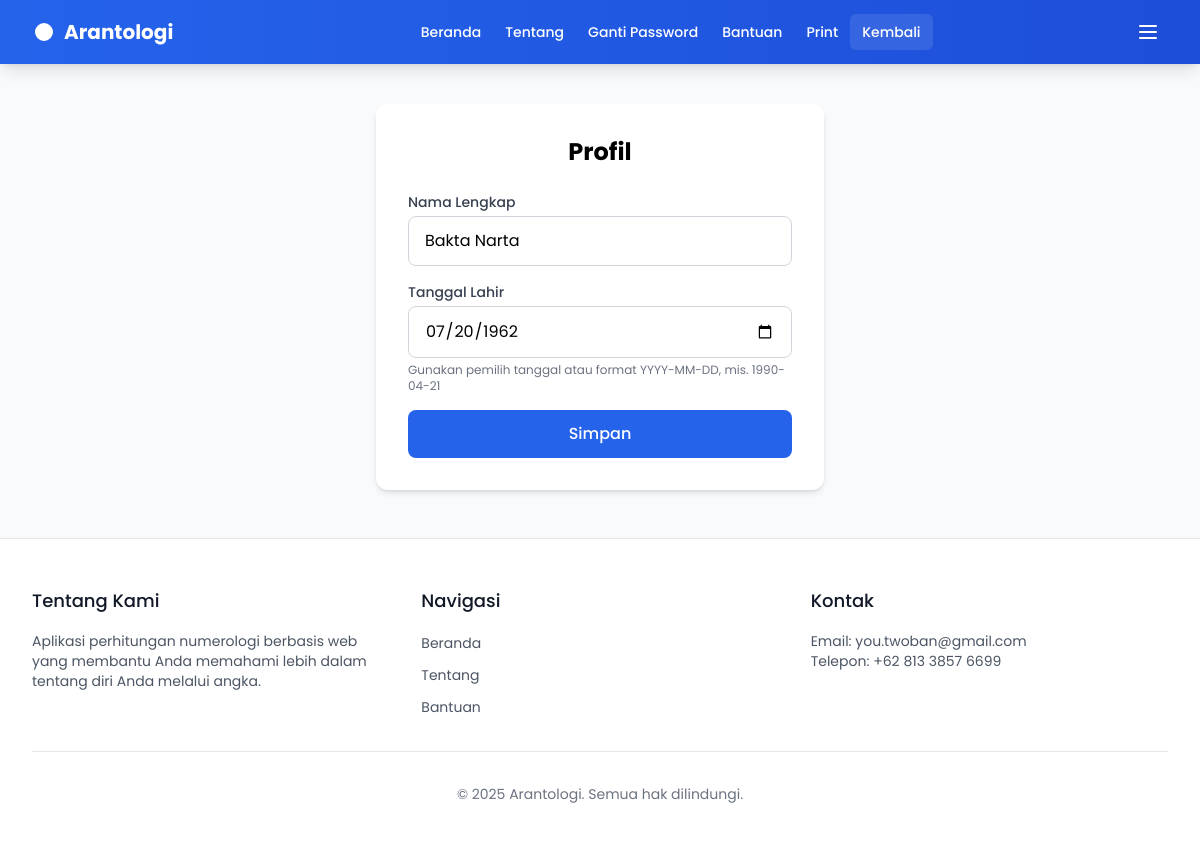
The app's page /profile (signed in), older data.
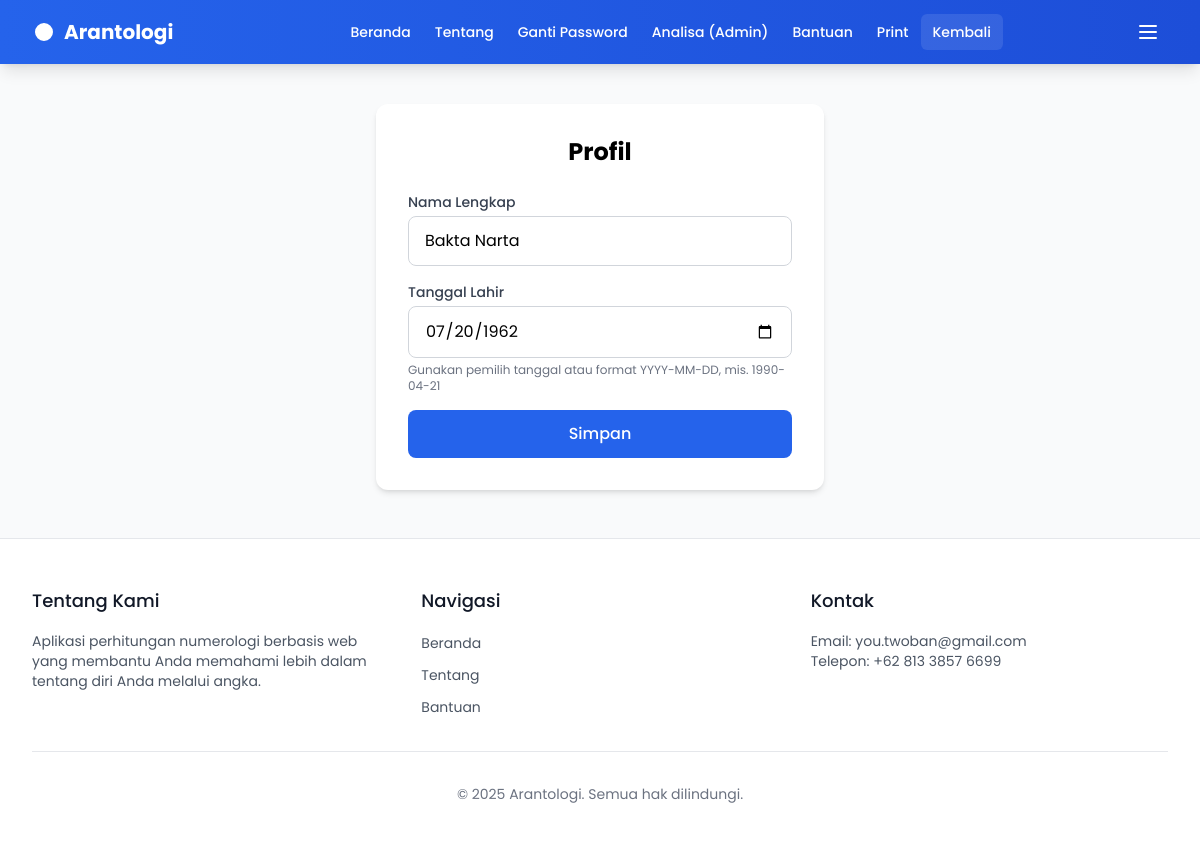
The same page, newer data.
### app.py (the view, shortened to what this page needs)
@app.route('/profile', methods=['GET', 'POST'])
@login_required
def profile():
    db = SessionLocal()
    try:
        u = db.query(User).get(int(current_user.id))
        return render_template('profile.html', full_name=u.full_name or '', birth_date=u.birth_date or '')
    finally:
        db.close()

### app.py (called while the page is built)
@login_manager.user_loader
def load_user(user_id):
    try:
        db = SessionLocal()
        try:
            return db.query(User).get(int(user_id))
        finally:
            db.close()
    except Exception:
        return None

@app.context_processor
def inject_globals():
    try:
        names = get_wuku_names_db()
        if names:
            return {'WUKU_NAMES': names}
    except Exception:
        pass
    try:
        return {'WUKU_NAMES': get_wuku_names()}
    except Exception:
        return {'WUKU_NAMES': []}

@app.after_request
def add_cors_headers(response):
    response.headers.add('Access-Control-Allow-Origin', '*')
    response.headers.add('Access-Control-Allow-Headers', 'Content-Type,Authorization')
    response.headers.add('Access-Control-Allow-Methods', 'GET,PUT,POST,DELETE,OPTIONS')
    return response

### db_access.py (called while the page is built)
def get_session() -> Session:
    return SessionLocal()

### templates/profile.html (shortened to what this page needs)
{% extends "base.html" %}
{% block content %}
<div class="max-w-md mx-auto bg-white rounded-xl shadow-md overflow-hidden p-8 mt-10">
  <h2 class="text-2xl font-bold mb-6 text-center">Profil</h2>
  <form method="POST" action="{{ url_for('profile') }}" class="space-y-4">
    <div>
      <label class="block text-sm font-medium text-gray-700 mb-1">Nama Lengkap</label>
      <input type="text" name="full_name" value="{{ full_name }}" required class="w-full px-4 py-3 border border-gray-300 rounded-lg focus:ring-2 focus:ring-blue-500 focus:border-blue-500" placeholder="Nama Lengkap">
    </div>
    <div>
      <label for="birth_date" class="block text-sm font-medium text-gray-700 mb-1">Tanggal Lahir</label>
      <input type="date" id="birth_date" name="birth_date" value="{{ birth_date }}" required min="1900-01-01" max="2100-12-31" class="w-full px-4 py-3 border border-gray-300 rounded-lg focus:ring-2 focus:ring-blue-500 focus:border-blue-500">
      <p class="text-xs text-gray-500 mt-1">Gunakan pemilih tanggal atau format YYYY-MM-DD, mis. 1990-04-21</p>
    </div>
    <button type="submit" class="w-full py-3 bg-blue-600 hover:bg-blue-700 text-white rounded-lg font-medium">Simpan</button>
  </form>
</div>
{% endblock %}

Row changes from the older to the newer data that the page shows:
changed User "Bakta Narta": role "bronze" → "admin" (drawn)
Text that changed along with them:
text now shown: "Analisa (Admin)"
